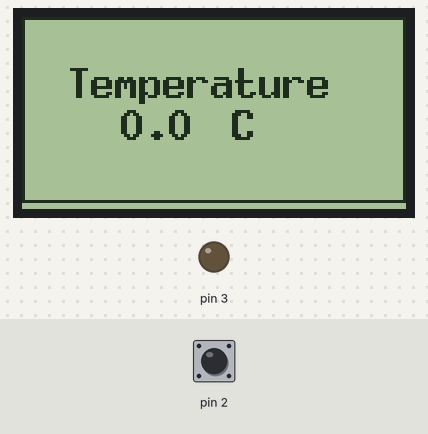
Bench run of a sketch on a simulated Arduino Uno, built with avr-gcc and run on an emulated ATmega328P. On the bench: 128×64 one-colour display, output pins drawn as LEDs (lit = HIGH). The inputs (shaded band) are chosen by the test bench; at power-on: pin 2 HIGH.

Above: at 0.2 s.

The sketch:

temperature_sensing_codes.ino
```cpp
#include <Adafruit_MLX90614.h>
#include "U8glib.h"

  int a=0;
  int b=0;
   char temp_string[5]; //empty char array to hold the converted temp float
   float hum_float;
   float new_temp=0.0;
Adafruit_MLX90614 mlx = Adafruit_MLX90614();

// display constructor for u8g library - this one depends on your type of display
  U8GLIB_ST7920_128X64 u8g(13, 11, 12, U8G_PIN_NONE);


void setup() {
  mlx.begin();
  Serial.begin(9600);                     // start serial port
 pinMode(2, INPUT);
pinMode(3, OUTPUT);
digitalWrite(3, LOW);
  // Select font =================================================================

  // u8g.setFont(u8g_font_unifont);
  // u8g.setFont(u8g_font_courB10);
  // u8g.setFont(u8g_font_7x14B);
  u8g.setFont(u8g_font_8x13B);

  u8g.setColorIndex(1);                   // Instructs the display to draw with a pixel on.
}

void loop() {


  u8g.firstPage();
  do {
    draw();
  } while( u8g.nextPage() );


}

void draw(){

//float tempC=0.00;
a=digitalRead(2);
    u8g.drawFrame(0,0,128,62);            // upper frame
    //u8g.drawFrame(0,33,128,62);           // lower frame
if(a==LOW){

float temp= mlx.readObjectTempC();
 new_temp=(0.55*temp)+18.98;
}

if(a==HIGH){
 new_temp=0.00;
}
 // convert floats into char u8g strings
  u8g.drawStr( 15, 27, "Temperature");       // do this for temperature
  dtostrf(new_temp, 3, 1, temp_string);
  u8g.drawStr(33,41, temp_string);
  u8g.drawStr(70,41, "C");

  if(new_temp>=38.0){
  digitalWrite(3, HIGH);
  b=1;
}
while(b==1){
  u8g.drawStr( 15, 27, "Temperature");       // do this for temperature
  dtostrf(new_temp, 3, 1, temp_string);
  u8g.drawStr(33,41, temp_string);
  u8g.drawStr(70,41, "C");
  digitalWrite(3, LOW);
}

}
//}
```
